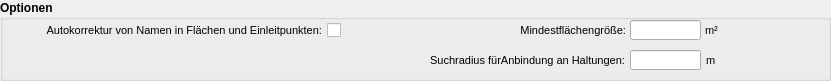
  <widget class="QGroupBox" name="groupBox_5">
   <property name="geometry">
    <rect>
     <x>20</x>
     <y>490</y>
     <width>831</width>
     <height>81</height>
    </rect>
   </property>
   <property name="font">
    <font>
     <pointsize>9</pointsize>
     <weight>75</weight>
     <bold>true</bold>
    </font>
   </property>
   <property name="title">
    <string>Optionen</string>
   </property>
   <widget class="QCheckBox" name="cb_autokorrektur">
    <property name="geometry">
     <rect>
      <x>20</x>
      <y>20</y>
      <width>321</width>
      <height>21</height>
     </rect>
    </property>
    <property name="font">
     <font>
      <pointsize>8</pointsize>
      <weight>50</weight>
      <bold>false</bold>
     </font>
    </property>
    <property name="toolTip">
     <string>&lt;html&gt;&lt;head/&gt;&lt;body&gt;&lt;p&gt;1. Falls in den Tabellen &amp;quot;flaechen&amp;quot; und &amp;quot;einleitsw&amp;quot; leere oder doppelte Namen (flnam bzw. elnam) vorkommen, werden diese mit &amp;quot;f_nnnn&amp;quot; bzw. &amp;quot;e_nnnn&amp;quot; überschrieben. &lt;/p&gt;&lt;/body&gt;&lt;/html&gt;</string>
    </property>
    <property name="statusTip">
     <string>Automatische Korrektur von Namensfehlern in den Tabellen &quot;flaechen&quot; und &quot;einleitsw&quot;</string>
    </property>
    <property name="layoutDirection">
     <enum>Qt::RightToLeft</enum>
    </property>
    <property name="text">
     <string>Autokorrektur von Namen in Flächen und Einleitpunkten:</string>
    </property>
   </widget>
   <widget class="QLabel" name="label">
    <property name="geometry">
     <rect>
      <x>430</x>
      <y>50</y>
      <width>201</width>
      <height>21</height>
     </rect>
    </property>
    <property name="font">
     <font>
      <pointsize>8</pointsize>
      <weight>50</weight>
      <bold>false</bold>
     </font>
    </property>
    <property name="toolTip">
     <string extracomment="Radius zur Berücksichtigung von Flächen um die Haltungen"/>
    </property>
    <property name="statusTip">
     <string extracomment="Radius zur Berücksichtigung von Flächen um die Haltungen"/>
    </property>
    <property name="text">
     <string>Suchradius fürAnbindung an Haltungen:  </string>
    </property>
    <property name="alignment">
     <set>Qt::AlignRight|Qt::AlignTrailing|Qt::AlignVCenter</set>
    </property>
   </widget>
   <widget class="QLabel" name="label_3">
    <property name="geometry">
     <rect>
      <x>515</x>
      <y>20</y>
      <width>111</width>
      <height>21</height>
     </rect>
    </property>
    <property name="font">
     <font>
      <pointsize>8</pointsize>
      <weight>50</weight>
      <bold>false</bold>
     </font>
    </property>
    <property name="toolTip">
     <string extracomment="Radius zur Berücksichtigung von Flächen um die Haltungen"/>
    </property>
    <property name="statusTip">
     <string extracomment="Radius zur Berücksichtigung von Flächen um die Haltungen"/>
    </property>
    <property name="text">
     <string>Mindestflächengröße:</string>
    </property>
    <property name="alignment">
     <set>Qt::AlignRight|Qt::AlignTrailing|Qt::AlignVCenter</set>
    </property>
   </widget>
   <widget class="QLabel" name="label_26">
    <property name="geometry">
     <rect>
      <x>705</x>
      <y>20</y>
      <width>31</width>
      <height>21</height>
     </rect>
    </property>
    <property name="font">
     <font>
      <pointsize>8</pointsize>
      <weight>50</weight>
      <bold>false</bold>
     </font>
    </property>
    <property name="toolTip">
     <string extracomment="Radius zur Berücksichtigung von Flächen um die Haltungen"/>
    </property>
    <property name="statusTip">
     <string extracomment="Radius zur Berücksichtigung von Flächen um die Haltungen"/>
    </property>
    <property name="text">
     <string>m²</string>
    </property>
   </widget>
   <widget class="QLineEdit" name="tf_mindestflaeche">
    <property name="geometry">
     <rect>
      <x>630</x>
      <y>20</y>
      <width>71</width>
      <height>20</height>
     </rect>
    </property>
    <property name="toolTip">
     <string extracomment="Radius zur Berücksichtigung von Flächen um die Haltungen"/>
    </property>
    <property name="statusTip">
     <string extracomment="Radius zur Berücksichtigung von Flächen um die Haltungen"/>
    </property>
   </widget>
   <widget class="QLineEdit" name="tf_fangradius">
    <property name="geometry">
     <rect>
      <x>630</x>
      <y>50</y>
      <width>71</width>
      <height>20</height>
     </rect>
    </property>
    <property name="toolTip">
     <string extracomment="Radius zur Berücksichtigung von Flächen um die Haltungen"/>
    </property>
    <property name="statusTip">
     <string extracomment="Radius zur Berücksichtigung von Flächen um die Haltungen"/>
    </property>
   </widget>
   <widget class="QLabel" name="label_9">
    <property name="geometry">
     <rect>
      <x>706</x>
      <y>50</y>
      <width>31</width>
      <height>21</height>
     </rect>
    </property>
    <property name="font">
     <font>
      <pointsize>8</pointsize>
      <weight>50</weight>
      <bold>false</bold>
     </font>
    </property>
    <property name="toolTip">
     <string extracomment="Radius zur Berücksichtigung von Flächen um die Haltungen"/>
    </property>
    <property name="statusTip">
     <string extracomment="Radius zur Berücksichtigung von Flächen um die Haltungen"/>
    </property>
    <property name="text">
     <string>m</string>
    </property>
   </widget>
  </widget>
